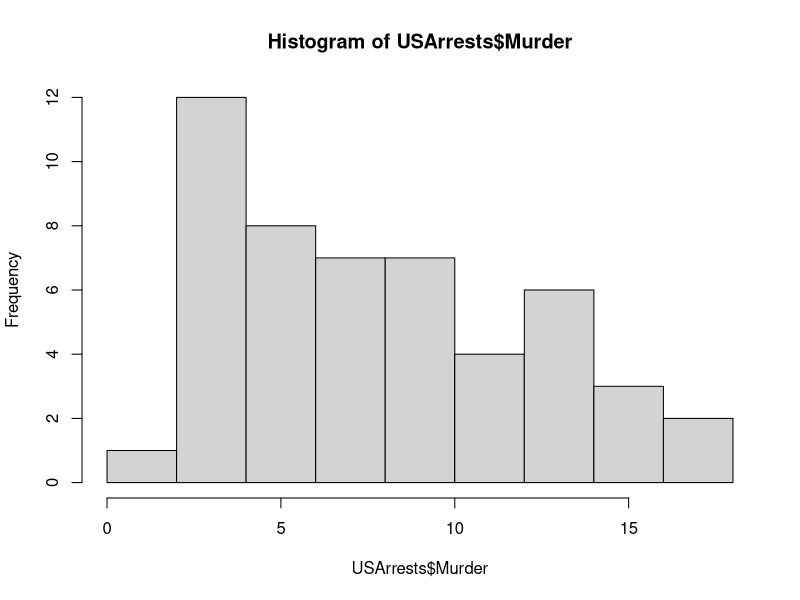
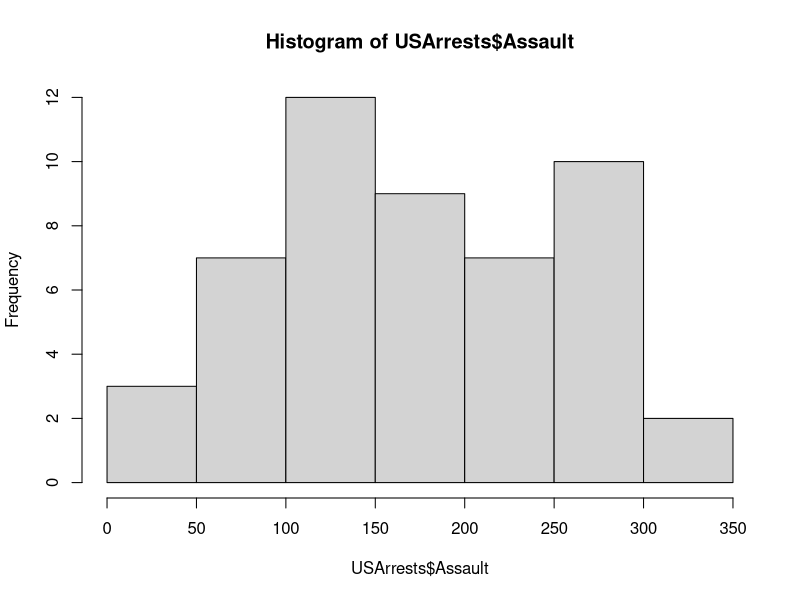
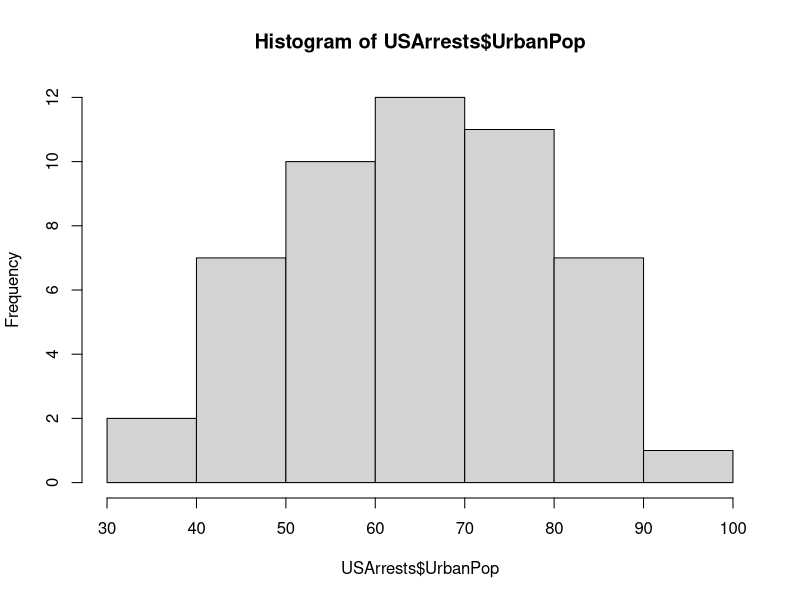
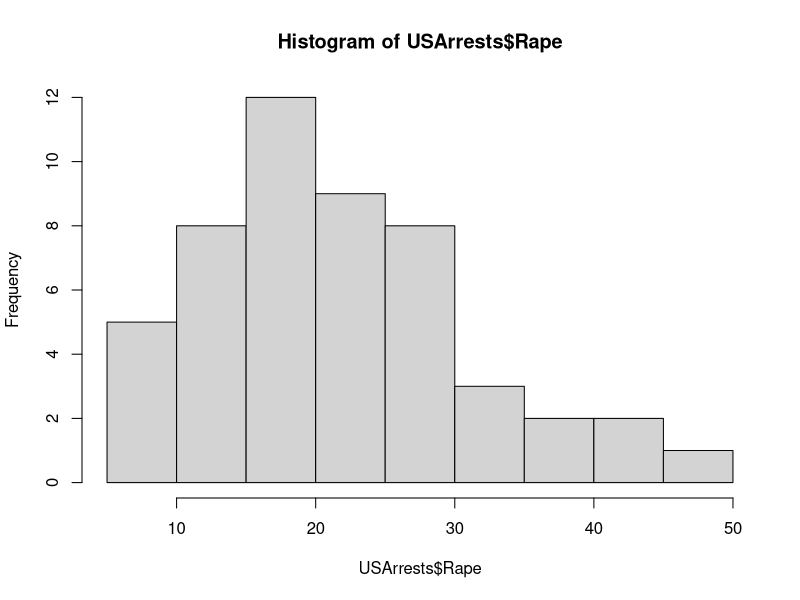
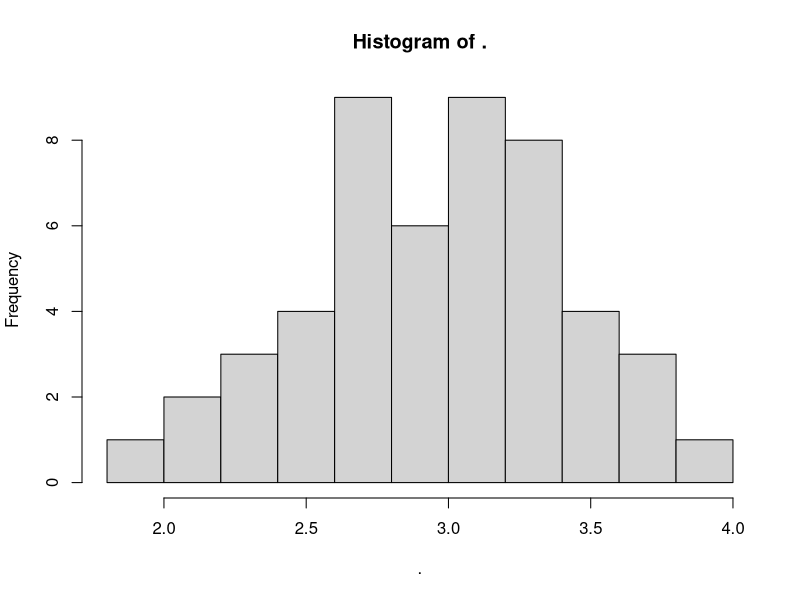

Reproduce these figures in R, in order.
#R Source Code File 2#
#Exploratory Analysis of the USArrests dataset#
#Isabelle and Diego??s First Pair Assignment#
#Collaborative Social Science Data Analysis#

#Let??s approach the dataset 
?USArrests
data("USArrests")
ls()
names(USArrests)

#####Summary statistics#####
summary(USArrests$Murder)
#Number of arrests per 100,000 residents for murder
#Median=7.250, Mean=7.788
summary(USArrests$Assault)
#Number of arrests per 100,000 residents for assault
#Median=159.0, Mean=170.8
summary(USArrests$UrbanPop)
#Percent of the population living in urban areas
#Median=66.00, Mean=65.54
summary(USArrests$Rape)
#Number of arrests per 100,000 residents for rape
#Median=20.10, Mean=21.23

#The data cover the values for those variables 
#in each of the 50 US states in 1973

#####Histograms#####
hist(USArrests$Murder)
#8 US states have 10 arrests per 100,000 residents for murder
#12 US states have around 4 arrests per 100,000 residents for murder
hist(USArrests$Assault)
hist(USArrests$UrbanPop)
hist(USArrests$Rape)
#variable rape is skewed

#using the package dplyr for piping
library(dplyr)
#we log the variable rape since its distribution is skewed
log(USArrests$Rape) %>% hist
